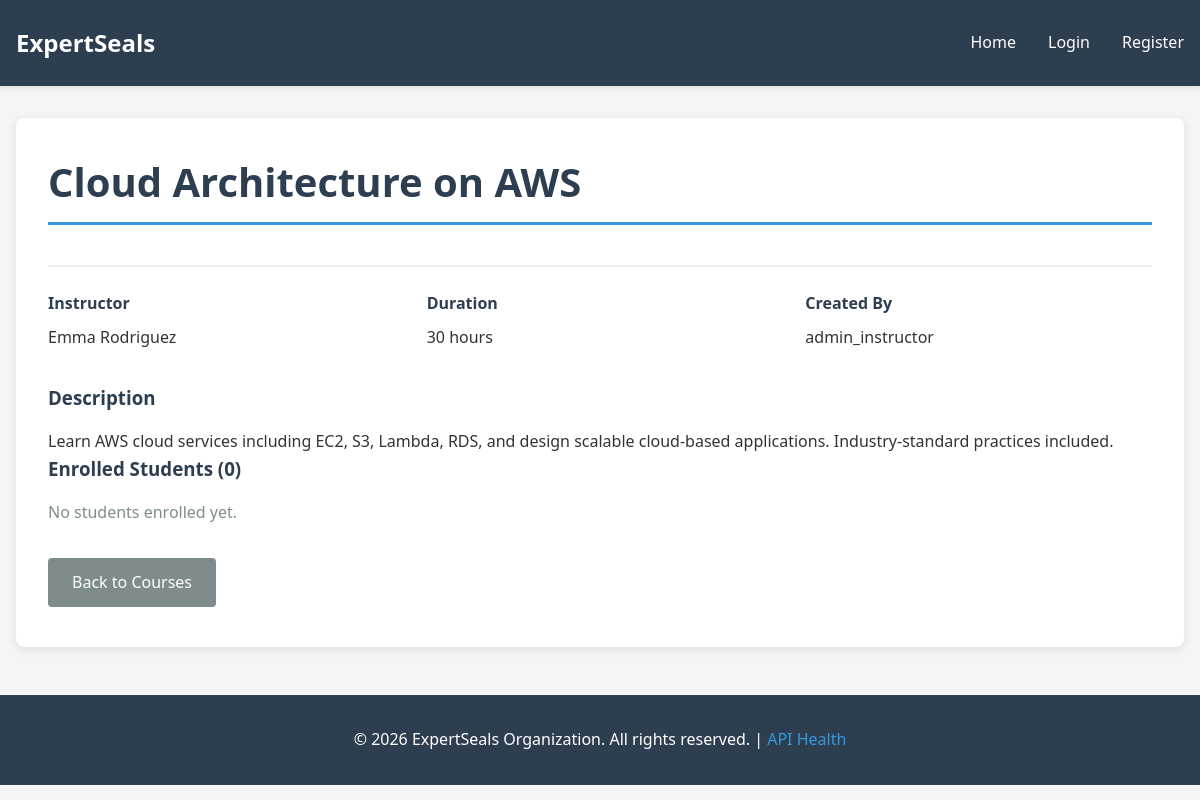
/course/3, run on the app's committed database.
### app/models.py (models this page shows, shortened)
class Course(_db.Model):
    id = _db.Column(_db.Integer, primary_key=True)
    title = _db.Column(_db.String(100), nullable=False)
    description = _db.Column(_db.Text, nullable=True)
    instructor = _db.Column(_db.String(100), nullable=False)
    duration_hours = _db.Column(_db.Integer, nullable=False)
    created_by = _db.Column(_db.Integer, _db.ForeignKey('user.id'), nullable=False)
    created_user = _db.relationship('User', backref=_db.backref('courses', lazy=True))

class User(_db.Model):
    id = _db.Column(_db.Integer, primary_key=True)
    username = _db.Column(_db.String(100), unique=True, nullable=False)
    password_hash = _db.Column(_db.String(255), nullable=False)
    is_admin = _db.Column(_db.Boolean, default=False)

### app/routes.py (the view)
@bp.route('/course/<int:course_id>')
def view_course(course_id):
    course = Course.query.get_or_404(course_id)
    return render_template('course.html', course=course)

### app/templates/course.html (shortened to what this page needs)
{% extends 'base.html' %}
{% block content %}
<div class="course-details">
    <div class="course-details-header">
        <h1>{{ course.title }}</h1>
    </div>
    <div class="course-info">
        <div class="course-info-item">
            <strong>Instructor</strong>
            {{ course.instructor }}
        </div>
        <div class="course-info-item">
            <strong>Duration</strong>
            {{ course.duration_hours }} hours
        </div>
        <div class="course-info-item">
            <strong>Created By</strong>
            {{ course.created_user.username }}
        </div>
    </div>
    {% if course.description %}
    <div>
        <h3>Description</h3>
        <p>{{ course.description }}</p>
    </div>
    {% endif %}
    <div>
        <h3>Enrolled Students ({{ course.enrollments|length }})</h3>
        {% if course.enrollments %}
            <ul class="enrollments-list">
                {% for enrollment in course.enrollments %}
                    <li>
                        {{ enrollment.student_name }}
                        {% if current_user.is_authenticated and (current_user.id == course.created_by or current_user.is_admin) %}
                            <form method="post" action="{{ url_for('main.delete_enrollment', enrollment_id=enrollment.id) }}" style="display: inline;">
                                <button type="submit" class="btn btn-danger remove-btn" onclick="return confirm('Remove this student?');">Remove</button>
                            </form>
                        {% endif %}
                    </li>
                {% endfor %}
            </ul>
        {% else %}
            <p style="color: #7f8c8d;">No students enrolled yet.</p>
        {% endif %}
    </div>
    <div style="margin-top: 2rem;">
        <a href="{{ url_for('main.index') }}" class="btn btn-secondary">Back to Courses</a>
    </div>
</div>
{% endblock %}

### app/static/style.css (style rules this page uses)
* { margin: 0; padding: 0; box-sizing: border-box; }
:root { --primary-color: #2c3e50; --secondary-color: #3498db; --success-color: #27ae60; --danger-color: #e74c3c; --warning-color: #f39c12; --light-gray: #ecf0f1; --dark-gray: #7f8c8d; }
body { font-family: 'Segoe UI', Tahoma, Geneva, Verdana, sans-serif; line-height: 1.6; color: #333; background-color: #f5f5f5; }
h1, h2, h3 { color: var(--primary-color); margin-bottom: 1rem; }
h1 { font-size: 2.5rem; border-bottom: 3px solid var(--secondary-color); padding-bottom: 0.5rem; }
button, .btn, a.btn { display: inline-block; padding: 0.75rem 1.5rem; margin-right: 0.5rem; margin-bottom: 0.5rem; border: none; border-radius: 4px; font-size: 1rem; cursor: pointer; text-decoration: none; transition: all 0.3s; }
.btn-secondary { background-color: var(--dark-gray); color: white; }
.course-details { background-color: white; border-radius: 8px; box-shadow: 0 2px 10px rgba(0, 0, 0, 0.1); padding: 2rem; }
.course-details-header { border-bottom: 2px solid var(--light-gray); padding-bottom: 1.5rem; margin-bottom: 1.5rem; }
.course-info { display: grid; grid-template-columns: repeat(auto-fit, minmax(250px, 1fr)); gap: 2rem; margin-bottom: 2rem; }
.course-info-item strong { display: block; color: var(--primary-color); margin-bottom: 0.5rem; }

### data on the page
Course: title "Cloud Architecture on AWS", instructor "Emma Rodriguez", duration_hours "30", description "Learn AWS cloud services including EC2, S3, Lambda, RDS, and design scalable cloud-based applications. Industry-standard practices included."
User: created_user.username "admin_instructor"

### other printed values
{{ course.enrollments|length }} "0"
